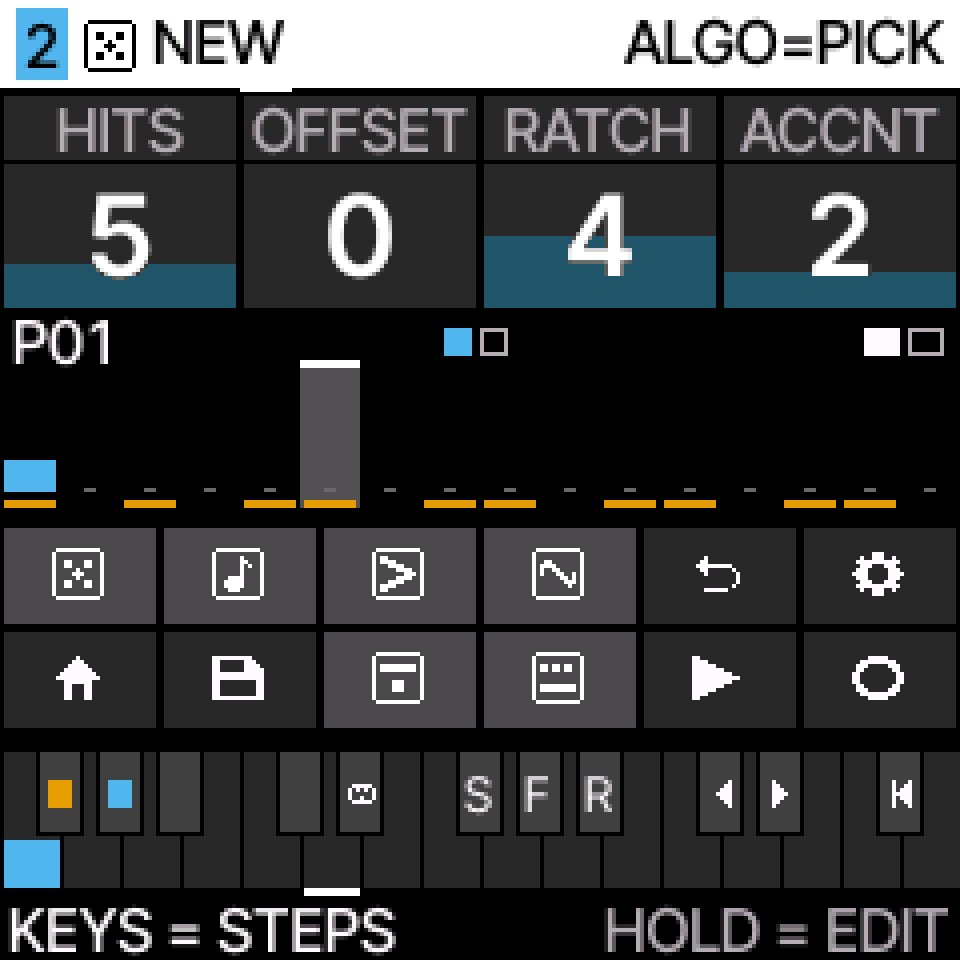
#> input picture docs/design/ui_review/proposals/v9/out/v9_channel_added_4x.png, 960 x 960 px, given in place of v9_playing.png, which was not available
$ python sheets_v9.py
#> lines starting #> are read from the running program, lines starting #| are printed output that depends on the picture
# SPDX-License-Identifier: GPL-3.0-only
"""sheets_v9.py: contact sheets for the owner (captions are annotation, not screen text)."""
from PIL import Image, ImageDraw, ImageFont
FB = ImageFont.truetype("/usr/share/fonts/truetype/dejavu/DejaVuSans-Bold.ttf", 22)
FR = ImageFont.truetype("/usr/share/fonts/truetype/dejavu/DejaVuSans.ttf", 17)


def sheet(out, items, cols=3, k=2):
#> called with out = 'S_v9_main.png', cols = 3, k = 2
    cw = 240 * k + 40
    rows = (len(items) + cols - 1) // cols
    S = Image.new("RGB", (24 + cols * cw, rows * (240 * k + 100) + 20), (236, 234, 228))
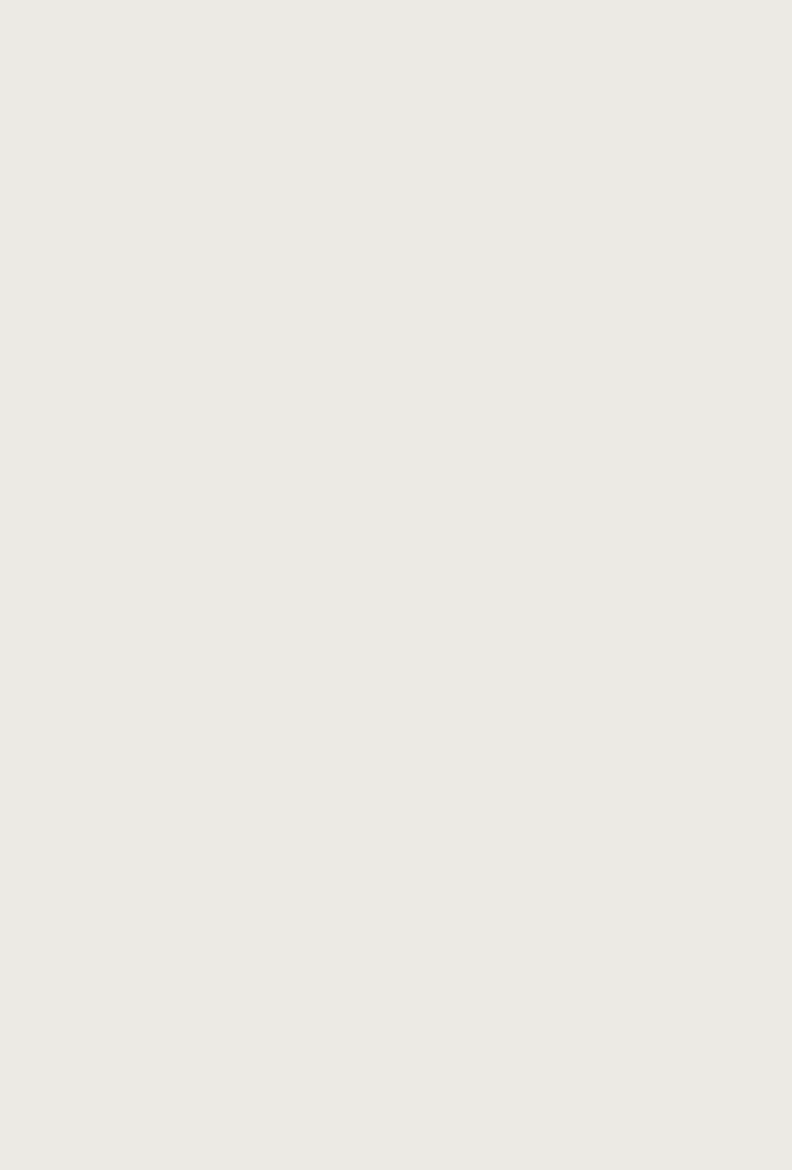
#> S: PIL image 1584x2340 RGB (shown at 1/2 size); mean R, G, B 236, 234, 228
    d = ImageDraw.Draw(S)
    for n, (f, c, sub) in enumerate(items):
        x = 24 + (n % cols) * cw
        y = 20 + (n // cols) * (240 * k + 100)
        d.text((x, y), c, font=FB, fill=(20, 20, 20))
        d.text((x, y + 28), sub, font=FR, fill=(90, 90, 90))
        S.paste(Image.open("out/v9_%s.png" % f).resize((240 * k, 240 * k), Image.NEAREST), (x, y + 58))
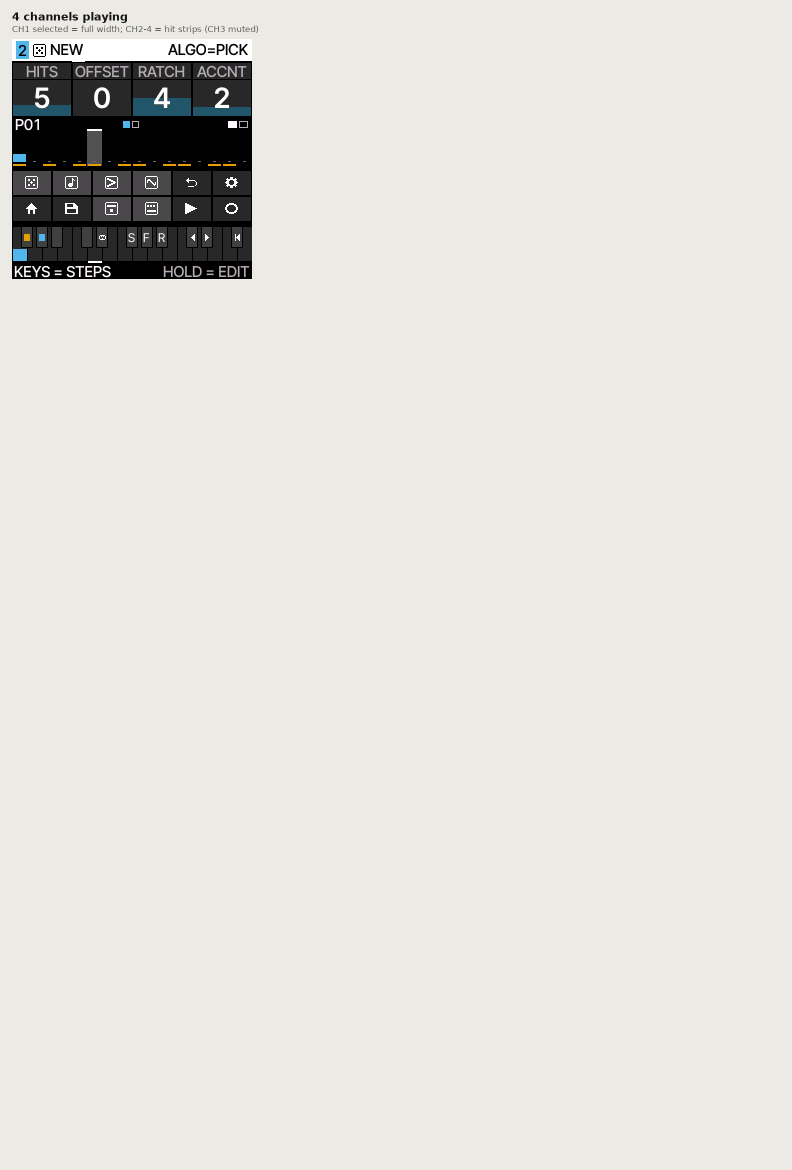
#> S: PIL image 1584x2340 RGB (shown at 1/2 size); mean R, G, B 224.9, 223.1, 217.5
#> pass 2 of the loop in sheet, `for n, (f, c, sub) in enumerate(items):`:
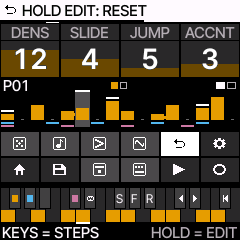
#> input picture docs/design/ui_review/proposals/v9/out/v9_hold_edit.png, 240 x 240 px, given in place of v9_dice.png, which was not available
#> in sheet, `S.paste(Image.open("out/v9_%s.png" % f).resize((240 * k, 240 * k), Ima..`:
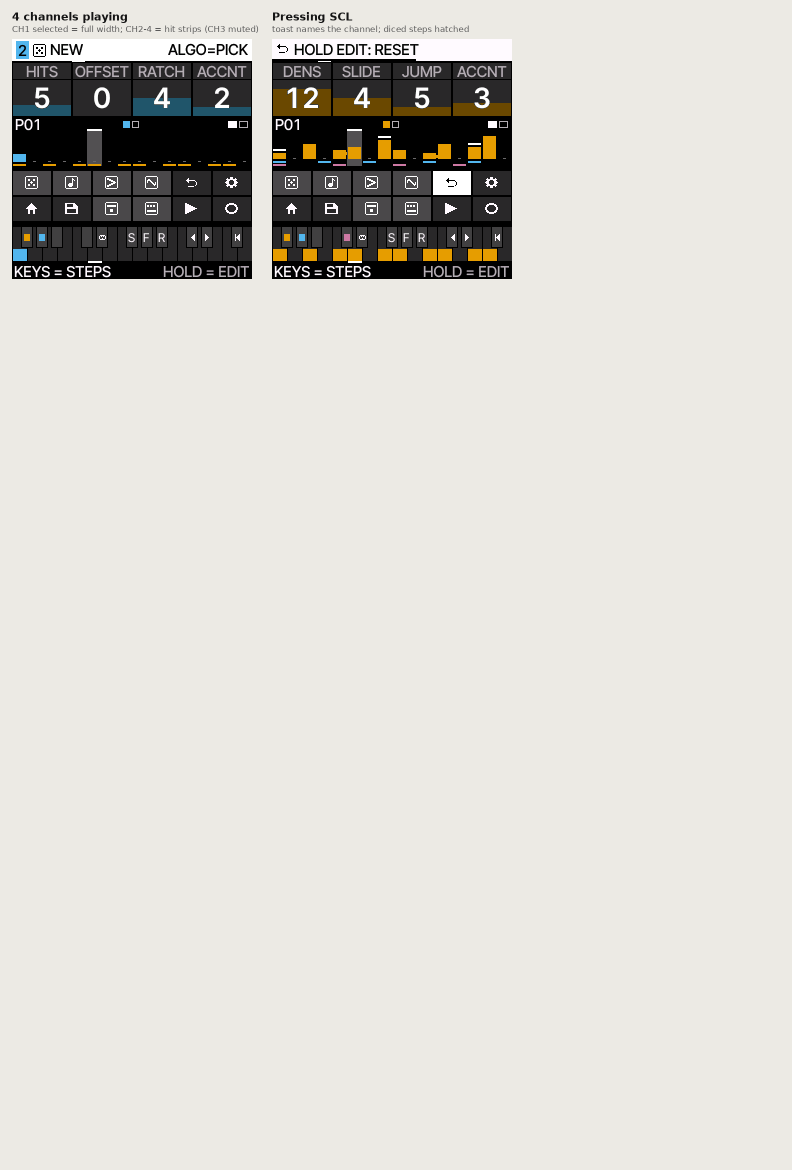
#> S: PIL image 1584x2340 RGB (shown at 1/2 size); mean R, G, B 214.9, 212.8, 206.9
    S.save("out/" + out)


#> (the run stopped early here; a loop or call above may not have finished)
